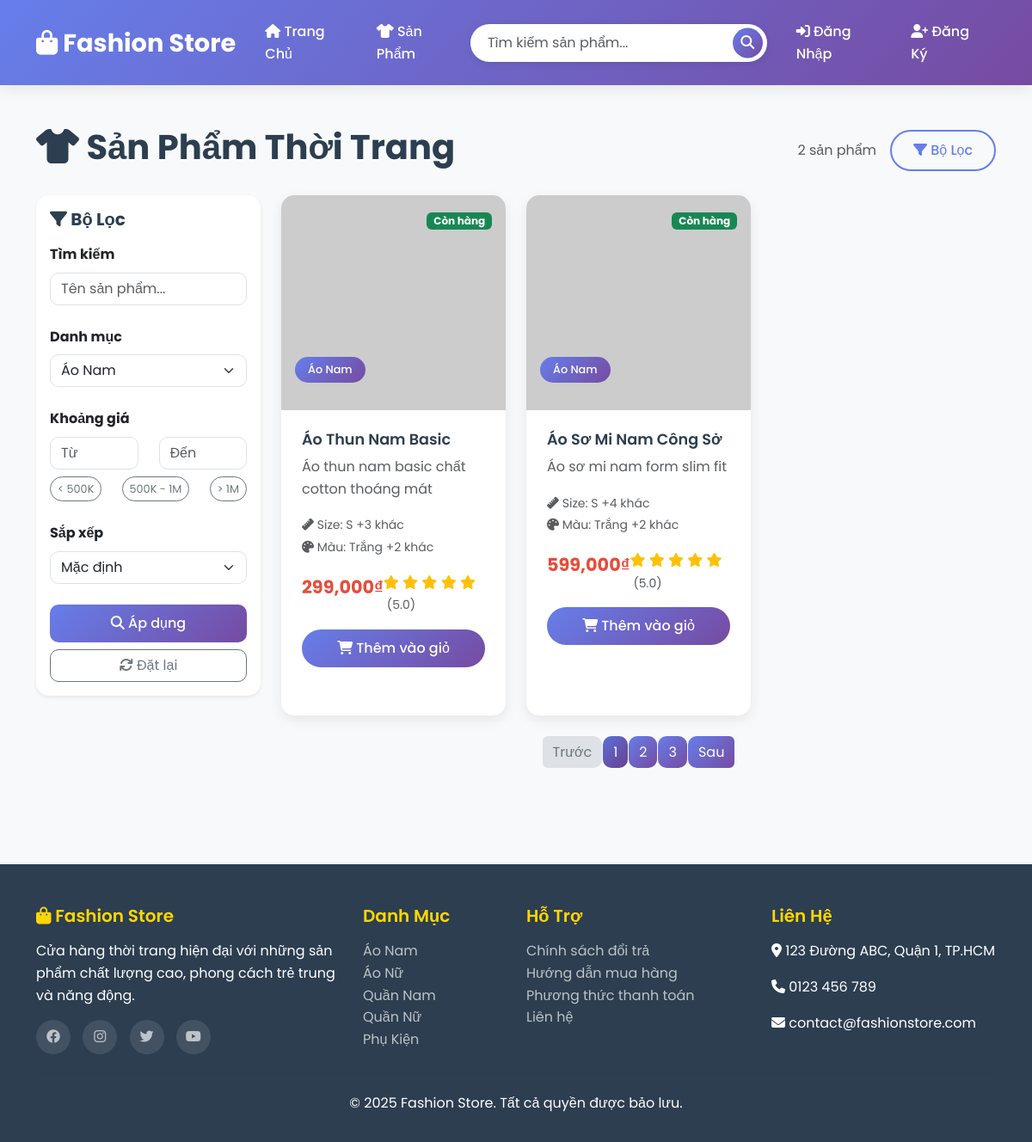
The page /products?category=1 on the database its author committed.
### tables this page shows
CREATE TABLE products (
            id INTEGER PRIMARY KEY AUTOINCREMENT,
            name TEXT NOT NULL,
            description TEXT,
            price REAL NOT NULL,
            category_id INTEGER,
            image_url TEXT,
            stock INTEGER DEFAULT 0,
            size TEXT,
            color TEXT,
            created_at TIMESTAMP DEFAULT CURRENT_TIMESTAMP,
            FOREIGN KEY (category_id) REFERENCES categories (id)
        );

CREATE TABLE categories (
            id INTEGER PRIMARY KEY AUTOINCREMENT,
            name TEXT UNIQUE NOT NULL,
            description TEXT,
            created_at TIMESTAMP DEFAULT CURRENT_TIMESTAMP
        );

### app.py (the view)
    def products(self):
        conn = self.get_db_connection()
        category_id = request.args.get('category', type=int)
        search = request.args.get('search', '')
        min_price = request.args.get('min_price', type=float)
        max_price = request.args.get('max_price', type=float)
        query = '''
            SELECT p.*, c.name as category_name
            FROM products p
            LEFT JOIN categories c ON p.category_id = c.id
            WHERE 1=1
        '''
        params = []
        if category_id:
            query += ' AND p.category_id=?'
            params.append(category_id)
        if search:
            query += ' AND (p.name LIKE ? OR p.description LIKE ?)'
            params.extend([f'%{search}%', f'%{search}%'])
        if min_price:
            query += ' AND p.price>=?'
            params.append(min_price)
        if max_price:
            query += ' AND p.price<=?'
            params.append(max_price)
        products = conn.execute(query, params).fetchall()
        categories = conn.execute('SELECT * FROM categories').fetchall()
        conn.close()
        return render_template('products.html', products=products, categories=categories)

### app.py (called while the page is built)
    def get_db_connection(self):
        conn = sqlite3.connect(self.db_path)
        conn.row_factory = sqlite3.Row  # cho phép truy xuất theo tên cột
        return conn

### templates/products.html (shortened to what this page needs)
{% extends "base.html" %}
{% block content %}
<div class="container">
    <div class="row">
        <div class="col-12">
            <div class="d-flex justify-content-between align-items-center mb-4">
                <h1 class="fw-bold" style="color: #2c3e50;">
                    <i class="fas fa-tshirt"></i> Sản Phẩm Thời Trang
                </h1>
                <div class="d-flex align-items-center">
                    <span class="text-muted me-3">{{ products|length }} sản phẩm</span>
                    <button class="btn btn-outline-primary" type="button" data-bs-toggle="offcanvas" data-bs-target="#filterOffcanvas">
                        <i class="fas fa-filter"></i> Bộ Lọc
                    </button>
                </div>
            </div>
        </div>
    </div>
    <div class="row">
        <div class="col-lg-3 mb-4">
            <div class="card border-0 shadow-sm" style="border-radius: 15px;">
                <div class="card-body">
                    <h5 class="fw-bold mb-3" style="color: #2c3e50;">
                        <i class="fas fa-filter"></i> Bộ Lọc
                    </h5>
                    <form method="GET" id="filterForm">
                        <div class="mb-4">
                            <label class="form-label fw-bold">Tìm kiếm</label>
                            <input type="text" name="search" class="form-control" placeholder="Tên sản phẩm..."
                                   value="{{ request.args.get('search', '') }}" style="border-radius: 10px;">
                        </div>
                        <div class="mb-4">
                            <label class="form-label fw-bold">Danh mục</label>
                            <select name="category" class="form-select" style="border-radius: 10px;">
                                {% for category in categories %}
                                <option value="{{ category.id }}"
                                        {% if request.args.get('category')|int == category.id %}selected{% endif %}>
                                    {{ category.name }}
                                </option>
                                {% endfor %}
                            </select>
                        </div>
                        <div class="mb-4">
                            <label class="form-label fw-bold">Khoảng giá</label>
                            <div class="row">
                                <div class="col-6">
                                    <input type="number" name="min_price" class="form-control" placeholder="Từ"
                                           value="{{ request.args.get('min_price', '') }}" style="border-radius: 10px;">
                                </div>
                                <div class="col-6">
                                    <input type="number" name="max_price" class="form-control" placeholder="Đến"
                                           value="{{ request.args.get('max_price', '') }}" style="border-radius: 10px;">
                                </div>
                            </div>
                            <div class="mt-2">
                                <div class="d-flex justify-content-between">
                                    <button type="button" class="btn btn-sm btn-outline-secondary price-preset" data-min="0" data-max="500000">
                                        < 500K
                                    </button>
                                    <button type="button" class="btn btn-sm btn-outline-secondary price-preset" data-min="500000" data-max="1000000">
                                        500K - 1M
                                    </button>
                                    <button type="button" class="btn btn-sm btn-outline-secondary price-preset" data-min="1000000" data-max="">
                                        > 1M
                                    </button>
                                </div>
                            </div>
                        </div>
                        <div class="mb-4">
                            <label class="form-label fw-bold">Sắp xếp</label>
                            <select name="sort" class="form-select" style="border-radius: 10px;">
                                <option value="">Mặc định</option>
                            </select>
                        </div>
                        <div class="d-grid gap-2">
                            <button type="submit" class="btn btn-primary" style="border-radius: 10px;">
                                <i class="fas fa-search"></i> Áp dụng
                            </button>
                            <a href="{{ url_for('products') }}" class="btn btn-outline-secondary" style="border-radius: 10px;">
                                <i class="fas fa-refresh"></i> Đặt lại
                            </a>
                        </div>
                    </form>
                </div>
            </div>
        </div>
        <div class="col-lg-9">
            {% if products %}
            <div class="row">
                {% for product in products %}
                <div class="col-md-6 col-lg-4 mb-4">
                    <div class="product-card h-100">
                        <div class="position-relative overflow-hidden">
                            <img src="{{ product.image_url }}" class="card-img-top" alt="{{ product.name }}"
                                 onerror="this.src='https://via.placeholder.com/300x250/667eea/ffffff?text=Fashion+Item'">
                            <div class="position-absolute top-0 end-0 m-3">
                                {% if product.stock <= 5 and product.stock > 0 %}
                                <span class="badge bg-warning text-dark">Sắp hết</span>
                                {% elif product.stock == 0 %}
                                <span class="badge bg-danger">Hết hàng</span>
                                {% else %}
                                <span class="badge bg-success">Còn hàng</span>
                                {% endif %}
                            </div>
                            {% if product.category_name %}
                            <div class="position-absolute bottom-0 start-0 m-3">
                                <span class="category-tag">{{ product.category_name }}</span>
                            </div>
                            {% endif %}
                        </div>
                        <div class="card-body d-flex flex-column">
                            <h5 class="product-title">{{ product.name }}</h5>
                            <p class="card-text text-muted flex-grow-1">
                                {{ product.description[:80] }}{% if product.description|length > 80 %}...{% endif %}
                            </p>
                            <div class="mb-3">
                                {% if product.size %}
                                <small class="text-muted">
                                    <i class="fas fa-ruler"></i> Size: {{ product.size.split(',')[0] }}{% if ',' in product.size %} +{{ product.size.split(',')|length - 1 }} khác{% endif %}
                                </small><br>
                                {% endif %}
                                {% if product.color %}
                                <small class="text-muted">
                                    <i class="fas fa-palette"></i> Màu: {{ product.color.split(',')[0] }}{% if ',' in product.color %} +{{ product.color.split(',')|length - 1 }} khác{% endif %}
                                </small>
                                {% endif %}
                            </div>
                            <div class="d-flex justify-content-between align-items-center mb-3">
                                <span class="product-price">{{ "{:,.0f}".format(product.price) }}₫</span>
                                <div class="text-warning">
                                    <i class="fas fa-star"></i>
                                    <i class="fas fa-star"></i>
                                    <i class="fas fa-star"></i>
                                    <i class="fas fa-star"></i>
                                    <i class="fas fa-star"></i>
                                    <small class="text-muted ms-1">(5.0)</small>
                                </div>
                            </div>
                            <div class="d-grid gap-2">
                                {% if product.stock > 0 %}
                                <a href="{{ url_for('product_detail', product_id=product.id) }}" class="btn btn-primary">
                                    <i class="fas fa-shopping-cart"></i> Thêm vào giỏ
                                </a>
                                {% else %}
                                <button class="btn btn-secondary" disabled>
                                    <i class="fas fa-times"></i> Hết hàng
                                </button>
                                {% endif %}
                            </div>
                        </div>
                    </div>
                </div>
                {% endfor %}
            </div>
            <div class="row">
                <div class="col-12">
                    <nav aria-label="Product pagination">
                        <ul class="pagination justify-content-center">
                            <li class="page-item disabled">
                                <a class="page-link" href="#" tabindex="-1">Trước</a>
                            </li>
                            <li class="page-item active"><a class="page-link" href="#">1</a></li>
                            <li class="page-item"><a class="page-link" href="#">2</a></li>
                            <li class="page-item"><a class="page-link" href="#">3</a></li>
                            <li class="page-item">
                                <a class="page-link" href="#">Sau</a>
                            </li>
                        </ul>
                    </nav>
                </div>
            </div>
            {% endif %}
        </div>
    </div>
</div>
{% endblock %}

### templates/base.html (style rules this page uses)
* { margin: 0; padding: 0; box-sizing: border-box; }
body { font-family: 'Poppins', sans-serif; line-height: 1.6; color: #333; background-color: #f8f9fa; }
.product-card { border: none; border-radius: 15px; overflow: hidden; transition: all 0.3s ease; box-shadow: 0 5px 15px rgba(0,0,0,0.08); margin-bottom: 2rem; background: white; }
.product-card img { width: 100%; height: 250px; object-fit: cover; transition: all 0.3s ease; }
.product-card .card-body { padding: 1.5rem; }
.product-title { font-weight: 600; color: #2c3e50; margin-bottom: 0.5rem; font-size: 1.1rem; }
.product-price { font-size: 1.3rem; font-weight: 700; color: #e74c3c; margin-bottom: 1rem; }
.btn-primary { background: linear-gradient(135deg, #667eea 0%, #764ba2 100%); border: none; border-radius: 25px; padding: 10px 25px; font-weight: 500; transition: all 0.3s ease; }
.btn-outline-primary { border: 2px solid #667eea; color: #667eea; border-radius: 25px; padding: 10px 25px; font-weight: 500; transition: all 0.3s ease; }
.category-tag { display: inline-block; background: linear-gradient(135deg, #667eea 0%, #764ba2 100%); color: white; padding: 5px 15px; border-radius: 20px; font-size: 0.8rem; font-weight: 500; margin-bottom: 1rem; }

### templates/products.html (style rules this page uses)
.price-preset { border-radius: 15px !important; font-size: 0.8rem; }
.pagination .page-link { border-radius: 10px; margin: 0 2px; border: none; background: linear-gradient(135deg, #667eea 0%, #764ba2 100%); color: white; }
.pagination .page-item.active .page-link { background: linear-gradient(135deg, #5a6fd8 0%, #6a4190 100%); }
.pagination .page-item.disabled .page-link { background: #dee2e6; color: #6c757d; }

### rows shown on the page
products: stock "Còn hàng", category_name "Áo Nam", name "Áo Thun Nam Basic", description "Áo thun nam basic chất cotton thoáng mát", size "S", size.split|length "3", color "Trắng", color.split|length "2", price "299,000"
products: stock "Còn hàng", category_name "Áo Nam", name "Áo Sơ Mi Nam Công Sở", description "Áo sơ mi nam form slim fit", size "S", size.split|length "4", color "Trắng", color.split|length "2", price "599,000"

### other values the page prints
{{ products|length }} "2"
form field category "Áo Nam"
